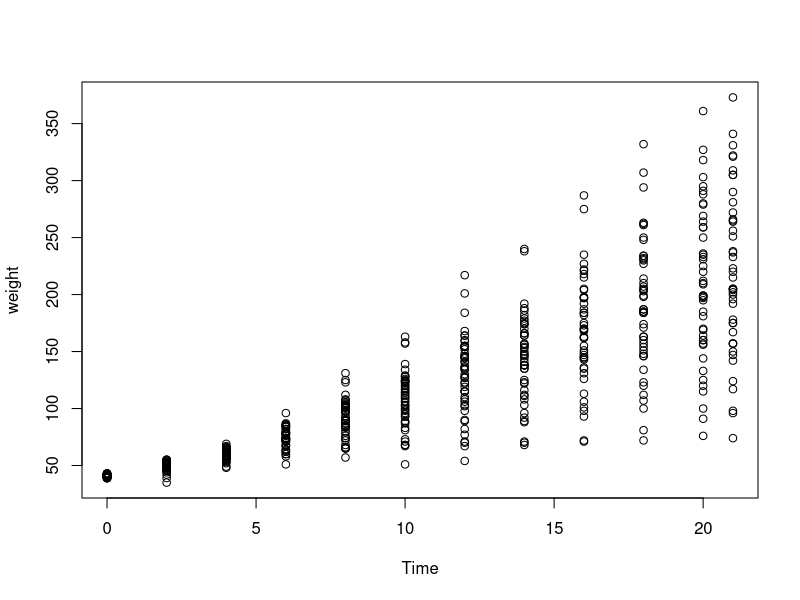
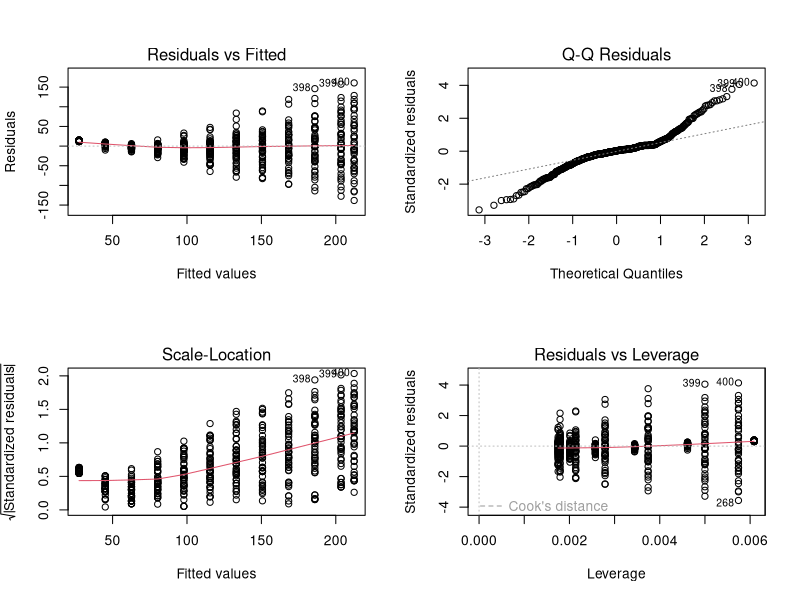

Write R code to recreate these figures, in order.
#변량에 준하는 estimate값이0이다다 

data(ChickWeight)
str(ChickWeight)
m <- lm(weight ~ Time, data = ChickWeight)
summary(m)

with(ChickWeight, plot(Time, weight))

par(mfrow = c(2,2))
plot(m)

install.packages("car")
library(car)
m2 <- lm(Sepal.Length~., data = iris)
vifresult <- car::vif(m2)
summary(vifresult)
vifresult
